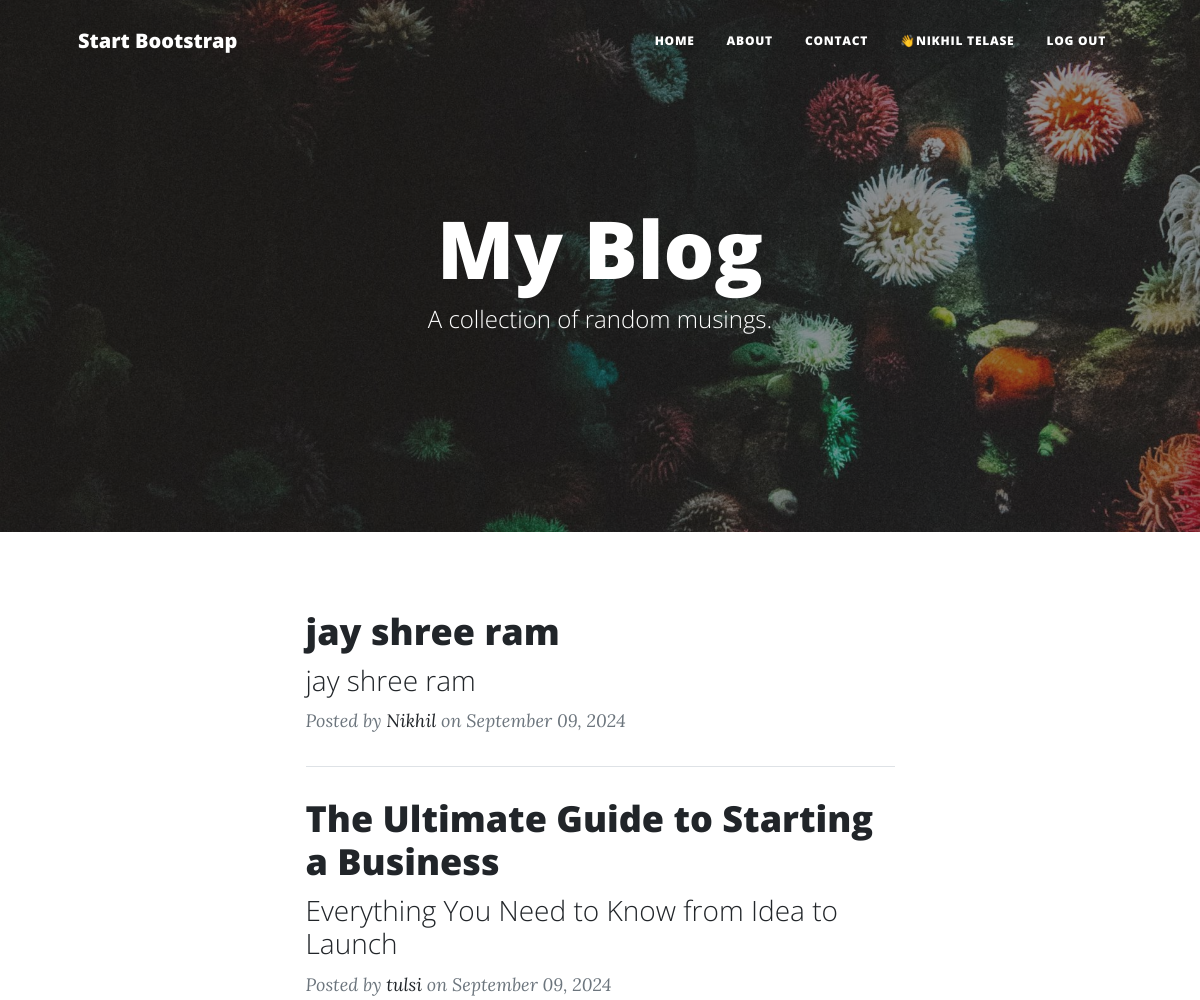
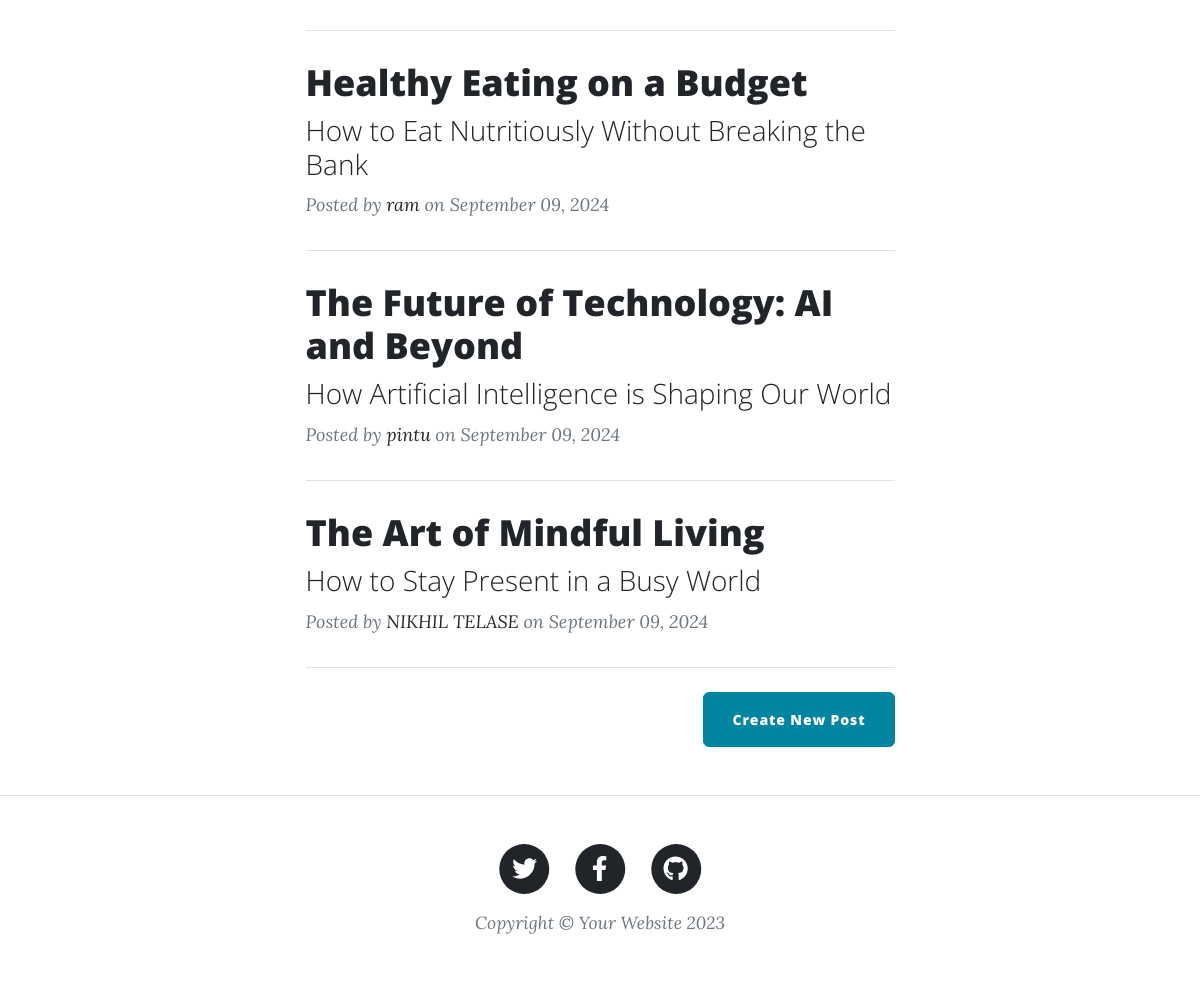
The page / (signed in) on the database its author committed (2 pictures, top to bottom).
### db.py (models this page shows)
class User(db.Model, UserMixin):
    __tablename__ = "users"
    id: Mapped[int] = mapped_column(Integer, primary_key=True)
    name: Mapped[str] = mapped_column(String, nullable=False)
    email: Mapped[str] = mapped_column(String, nullable=False, unique=True)
    password: Mapped[str] = mapped_column(String, nullable=False)
    posts: Mapped[list["BlogPost"]] = relationship("BlogPost", back_populates="author")
    comments: Mapped[list["Comment"]] = relationship("Comment", back_populates="author")

class BlogPost(db.Model):
    __tablename__ = "posts"
    id: Mapped[int] = mapped_column(Integer, primary_key=True)
    author_id: Mapped[int] = mapped_column(Integer, ForeignKey("users.id"), nullable=False)
    title: Mapped[str] = mapped_column(String(250), unique=True, nullable=False)
    subtitle: Mapped[str] = mapped_column(String(250), nullable=False)
    date: Mapped[str] = mapped_column(String(250), nullable=False)
    body: Mapped[str] = mapped_column(Text, nullable=False)
    img_url: Mapped[str] = mapped_column(String(250), nullable=False)
    author: Mapped["User"] = relationship("User", back_populates="posts")
    comments: Mapped[list["Comment"]] = relationship("Comment", back_populates="post")

### blog.py (the view)
@blog_bp.route('/')
def get_all_posts():
    result = db.session.execute(db.select(BlogPost))
    posts = reversed(result.scalars().all())
    return render_template("index.html", all_posts=posts, user=current_user, flash=flash)

### auth.py (called while the page is built)
def load_user(user_id):
    return db.get_or_404(User, user_id)

### templates/index.html (shortened to what this page needs)
{% include "header.html" %}
<header
  class="masthead"
  style="background-image: url('../static/assets/img/home-bg.jpg')"
>
  <div class="container position-relative px-4 px-lg-5">
    <div class="row gx-4 gx-lg-5 justify-content-center">
      <div class="col-md-10 col-lg-8 col-xl-7">
        <div class="site-heading">
          <h1>My Blog</h1>
          <span class="subheading">A collection of random musings.</span>
        </div>
      </div>
    </div>
  </div>
</header>
<div class="container px-4 px-lg-5">
  <div class="row gx-4 gx-lg-5 justify-content-center">
    <div class="col-md-10 col-lg-8 col-xl-7">
      {% for post in all_posts %}
      <div class="post-preview">
        <a href="{{ url_for('blog_bp.show_post', post_id=post.id) }}">
          <h2 class="post-title">{{ post.title }}</h2>
          <h3 class="post-subtitle">{{ post.subtitle }}</h3>
        </a>
        <p class="post-meta">
          Posted by
          <a href="#">{{post.author.name}}</a>
          on {{post.date}}
        </p>
      </div>
      <hr class="my-4" />
      {% endfor %}
      <div class="d-flex justify-content-end mb-4">
        {% if user.is_authenticated %}
        <a
          class="btn btn-primary float-right"
          href="{{url_for('blog_bp.add_new_post')}}"
          >Create New Post</a
        >
        {% endif %}
      </div>
    </div>
  </div>
</div>
{% include "footer.html" %}

### templates/header.html (shortened to what this page needs)
<!DOCTYPE html>
<html lang="en">
<head>
  {% block styles %}
  {{ bootstrap.load_css() }}
  <link href="{{ url_for('static', filename='css/styles.css') }}" rel="stylesheet" />
  {% endblock %}
</head>
<body>
  <nav class="navbar navbar-expand-lg navbar-light" id="mainNav">
    <div class="container px-4 px-lg-5">
      <a class="navbar-brand" href="/">Start Bootstrap</a>
      <div class="collapse navbar-collapse" id="navbarResponsive">
        <ul class="navbar-nav ms-auto py-4 py-lg-0">
          <li class="nav-item">
            <a class="nav-link px-lg-3 py-3 py-lg-4" href="{{ url_for('blog_bp.get_all_posts') }}">Home</a>
          </li>
          <li class="nav-item">
            <a class="nav-link px-lg-3 py-3 py-lg-4" href="{{ url_for('blog_bp.about') }}">About</a>
          </li>
          <li class="nav-item">
            <a class="nav-link px-lg-3 py-3 py-lg-4" href="{{ url_for('auth_bp.contact') }}">Contact</a>
          </li>
          {% if not user.is_authenticated %}
          <li class="nav-item">
            <a class="nav-link px-lg-3 py-3 py-lg-4" href="{{ url_for('auth_bp.login') }}">Login</a>
          </li>
          <li class="nav-item">
            <a class="nav-link px-lg-3 py-3 py-lg-4" href="{{ url_for('auth_bp.register') }}">Register</a>
          </li>
          {% else %}
          <li class="nav-item">
            <a class="nav-link px-lg-3 py-3 py-lg-4" href="">👋{{ user.name }}</a>
          </li>
          <li class="nav-item">
            <a class="nav-link px-lg-3 py-3 py-lg-4" href="{{ url_for('auth_bp.logout') }}">Log Out</a>
          </li>
          {% endif %}
        </ul>
      </div>
    </div>
  </nav>
</body>
</html>

### rows shown on the page
User: name "NIKHIL TELASE"
BlogPost: title "jay shree ram", subtitle "jay shree ram", author.name "Nikhil", date "September 09, 2024"
BlogPost: title "The Ultimate Guide to Starting a Business", subtitle "Everything You Need to Know from Idea to Launch", author.name "tulsi", date "September 09, 2024"
BlogPost: title "Healthy Eating on a Budget", subtitle "How to Eat Nutritiously Without Breaking the Bank", author.name "ram", date "September 09, 2024"
BlogPost: title "The Future of Technology: AI and Beyond", subtitle "How Artificial Intelligence is Shaping Our World", author.name "pintu", date "September 09, 2024"
BlogPost: title "The Art of Mindful Living", subtitle "How to Stay Present in a Busy World", author.name "NIKHIL TELASE", date "September 09, 2024"
